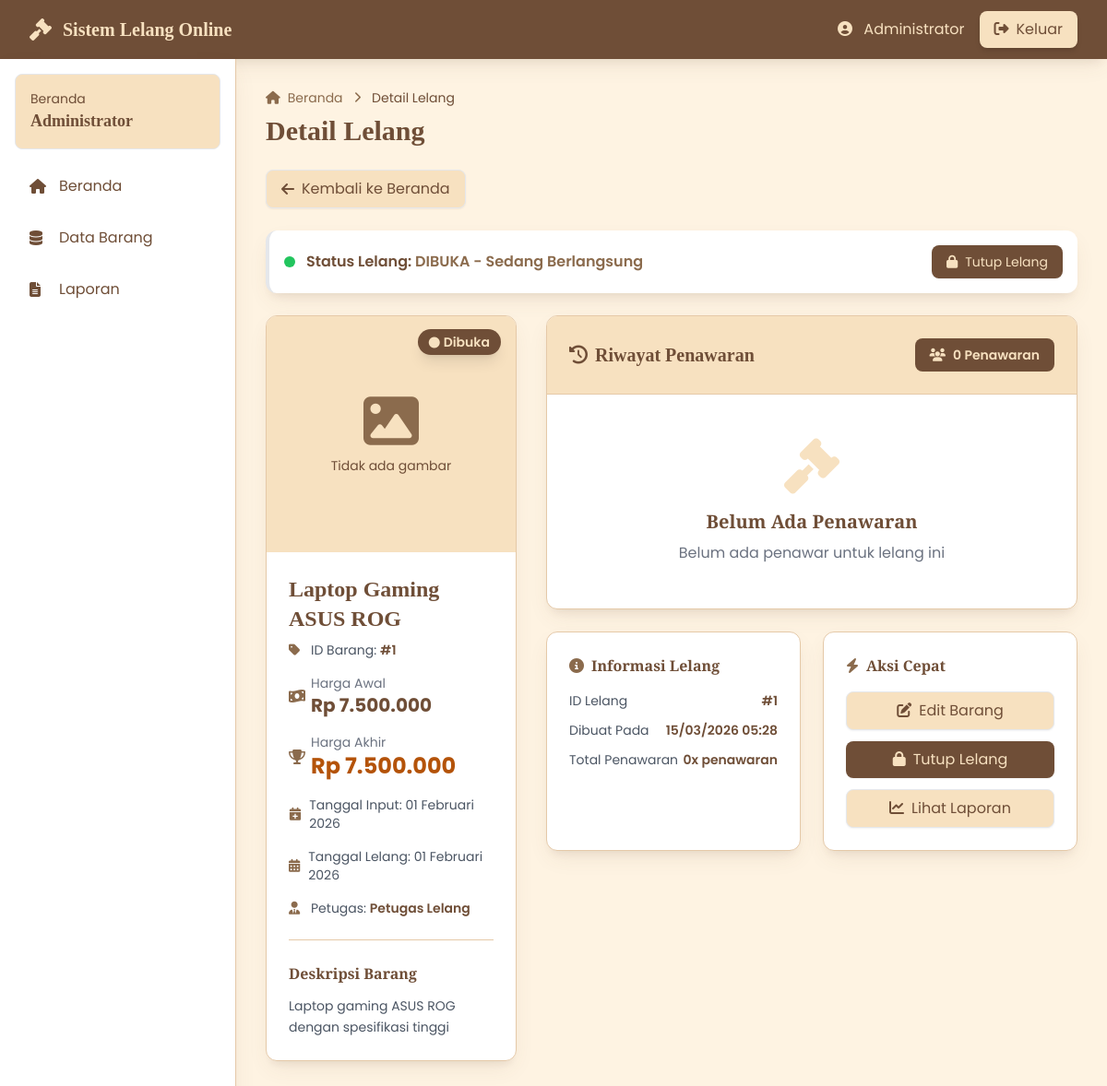
The app's page /admin/detail_lelang.php?id=1 (signed in) with its own data.
### tables this page shows
CREATE TABLE tb_lelang (
    id_lelang INT(11) PRIMARY KEY AUTO_INCREMENT,
    id_barang INT(11) NOT NULL,
    tgl_lelang DATE NOT NULL,
    harga_akhir DECIMAL(15,2) DEFAULT 0,
    id_user INT(11),
    id_petugas INT(11),
    status ENUM('dibuka', 'ditutup') DEFAULT 'dibuka',
    created_at TIMESTAMP DEFAULT CURRENT_TIMESTAMP,
    FOREIGN KEY (id_barang) REFERENCES tb_barang(id_barang),
    FOREIGN KEY (id_user) REFERENCES tb_user(id_user),
    FOREIGN KEY (id_petugas) REFERENCES tb_user(id_user)
);

CREATE TABLE tb_barang (
    id_barang INT(11) PRIMARY KEY AUTO_INCREMENT,
    nama_barang VARCHAR(100) NOT NULL,
    tgl VARCHAR(20) NOT NULL,
    harga_awal DECIMAL(15,2) NOT NULL,
    deskripsi_barang TEXT,
    gambar VARCHAR(255),
    status_barang ENUM('pending', 'dibuka', 'ditutup') DEFAULT 'pending',
    created_at TIMESTAMP DEFAULT CURRENT_TIMESTAMP
);

CREATE TABLE tb_user (
    id_user INT(11) PRIMARY KEY AUTO_INCREMENT,
    nama_lengkap VARCHAR(100) NOT NULL,
    username VARCHAR(50) NOT NULL UNIQUE,
    password VARCHAR(255) NOT NULL,
    telp VARCHAR(20),
    id_level INT(11) NOT NULL,
    created_at TIMESTAMP DEFAULT CURRENT_TIMESTAMP,
    FOREIGN KEY (id_level) REFERENCES tb_level(id_level)
);

### admin/detail_lelang.php (the view, shortened to what the rows shown need)
<?php
require_once('../config/config.php');
$id_lelang = isset($_GET['id']) ? intval($_GET['id']) : 0;
$query_lelang = "SELECT l.*, b.nama_barang, b.deskripsi_barang, b.harga_awal, b.gambar,
                        b.tgl as tanggal_input_barang, b.status_barang,
                        u.nama_lengkap as pemenang,
                        p.nama_lengkap as petugas_nama,
                        p.username as petugas_username
                 FROM tb_lelang l
                 JOIN tb_barang b ON l.id_barang = b.id_barang
                 LEFT JOIN tb_user u ON l.id_user = u.id_user
                 LEFT JOIN tb_user p ON l.id_petugas = p.id_user
                 WHERE l.id_lelang = $id_lelang";
$result_lelang = mysqli_query($conn, $query_lelang);
$lelang = mysqli_fetch_assoc($result_lelang);
?>
<!DOCTYPE html>
<html lang="id">
<head>
    <script src="https://cdn.tailwindcss.com"></script>
    <link rel="stylesheet" href="https://cdnjs.cloudflare.com/ajax/libs/font-awesome/6.4.0/css/all.min.css">
</head>
<body class="bg-biscuit-light">
    <div class="flex">
        <main class="flex-1 p-8">
            <div class="mb-6">
                <h1 class="text-3xl font-bold text-coffee font-serif mt-2">Detail Lelang</h1>
            </div>
            <div class="grid grid-cols-1 lg:grid-cols-3 gap-8">
                <div class="lg:col-span-1">
                    <div class="bg-white rounded-xl shadow-warm overflow-hidden border border-biscuit sticky top-8">
                        <div class="p-6">
                            <h2 class="text-2xl font-bold text-coffee font-serif mb-2"><?php echo htmlspecialchars($lelang['nama_barang']); ?></h2>
                            <div class="space-y-4">
                                <div class="flex items-center text-sm">
                                    <span class="text-gray-600">ID Barang: <span class="font-semibold text-coffee">#<?php echo $lelang['id_barang']; ?></span></span>
                                </div>
                                <div class="flex items-center">
                                    <div>
                                        <p class="text-sm text-gray-500">Harga Awal</p>
                                        <p class="text-xl font-bold text-coffee"><?php echo formatRupiah($lelang['harga_awal']); ?></p>
                                    </div>
                                </div>
                                <div class="flex items-center">
                                    <div>
                                        <p class="text-sm text-gray-500">Harga Akhir</p>
                                        <p class="text-2xl font-bold text-amber-700"><?php echo formatRupiah($lelang['harga_akhir']); ?></p>
                                    </div>
                                </div>
                                <div class="flex items-center text-sm">
                                    <i class="fas fa-calendar-plus text-coffee-light w-6"></i>
                                    <span class="text-gray-600">Tanggal Input: <?php echo formatTanggal($lelang['tanggal_input_barang']); ?></span>
                                </div>
                                <div class="flex items-center text-sm">
                                    <i class="fas fa-calendar-alt text-coffee-light w-6"></i>
                                    <span class="text-gray-600">Tanggal Lelang: <?php echo formatTanggal($lelang['tgl_lelang']); ?></span>
                                </div>
                                <div class="flex items-center text-sm">
                                    <span class="text-gray-600">Petugas:
                                        <span class="font-semibold text-coffee">
                                            <?php
                                            if(!empty($lelang['petugas_nama'])) {
                                                echo htmlspecialchars($lelang['petugas_nama']);
                                            } elseif(!empty($lelang['petugas_username'])) {
                                                echo htmlspecialchars($lelang['petugas_username']);
                                            } else {
                                                echo '-';
                                            }
                                            ?>
                                        </span>
                                    </span>
                                </div>
                            </div>
                            <div class="mt-6 pt-6 border-t border-biscuit">
                                <h3 class="font-bold text-coffee mb-3">Deskripsi Barang</h3>
                                <p class="text-gray-600 text-sm leading-relaxed">
                                    <?php echo nl2br(htmlspecialchars($lelang['deskripsi_barang'] ?? 'Tidak ada deskripsi')); ?>
                                </p>
                            </div>
                        </div>
                    </div>
                </div>
                <div class="lg:col-span-2">
                    <div class="bg-white rounded-xl shadow-warm overflow-hidden border border-biscuit">
                        <div class="p-6 border-b border-biscuit bg-biscuit">
                            <div class="flex items-center justify-between">
                                <h2 class="text-xl font-bold text-coffee font-serif">
                                    <i class="fas fa-history mr-2"></i>Riwayat Penawaran
                                </h2>
                            </div>
                        </div>
                    </div>
                    <div class="grid grid-cols-1 md:grid-cols-2 gap-6 mt-6">
                        <div class="bg-white rounded-xl shadow-warm p-6 border border-biscuit">
                            <div class="space-y-3">
                                <div class="flex justify-between text-sm">
                                    <span class="text-gray-600">ID Lelang</span>
                                    <span class="font-semibold text-coffee">#<?php echo $lelang['id_lelang']; ?></span>
                                </div>
                                <div class="flex justify-between text-sm">
                                    <span class="text-gray-600">Dibuat Pada</span>
                                    <span class="font-semibold text-coffee"><?php echo date('d/m/Y H:i', strtotime($lelang['created_at'] ?? $lelang['tgl_lelang'])); ?></span>
                                </div>
                            </div>
                        </div>
                    </div>
                </div>
            </div>
        </main>
    </div>
</body>
</html>

### records on screen
tb_lelang: id_barang.nama_barang "Laptop Gaming ASUS ROG", id_barang "1", id_barang.harga_awal "Rp 7.500.000", harga_akhir "Rp 7.500.000", id_barang.tgl "01 Februari 2026", tgl_lelang "01 Februari 2026", id_petugas.nama_lengkap "Petugas Lelang", id_barang.deskripsi_barang "Laptop gaming ASUS ROG dengan spesifikasi tinggi", id_lelang "1", created_at "15/03/2026 05:28"

### other values on screen
$_SESSION['nama_lengkap'] "Administrator"
mysqli_num_rows($history) "0"
